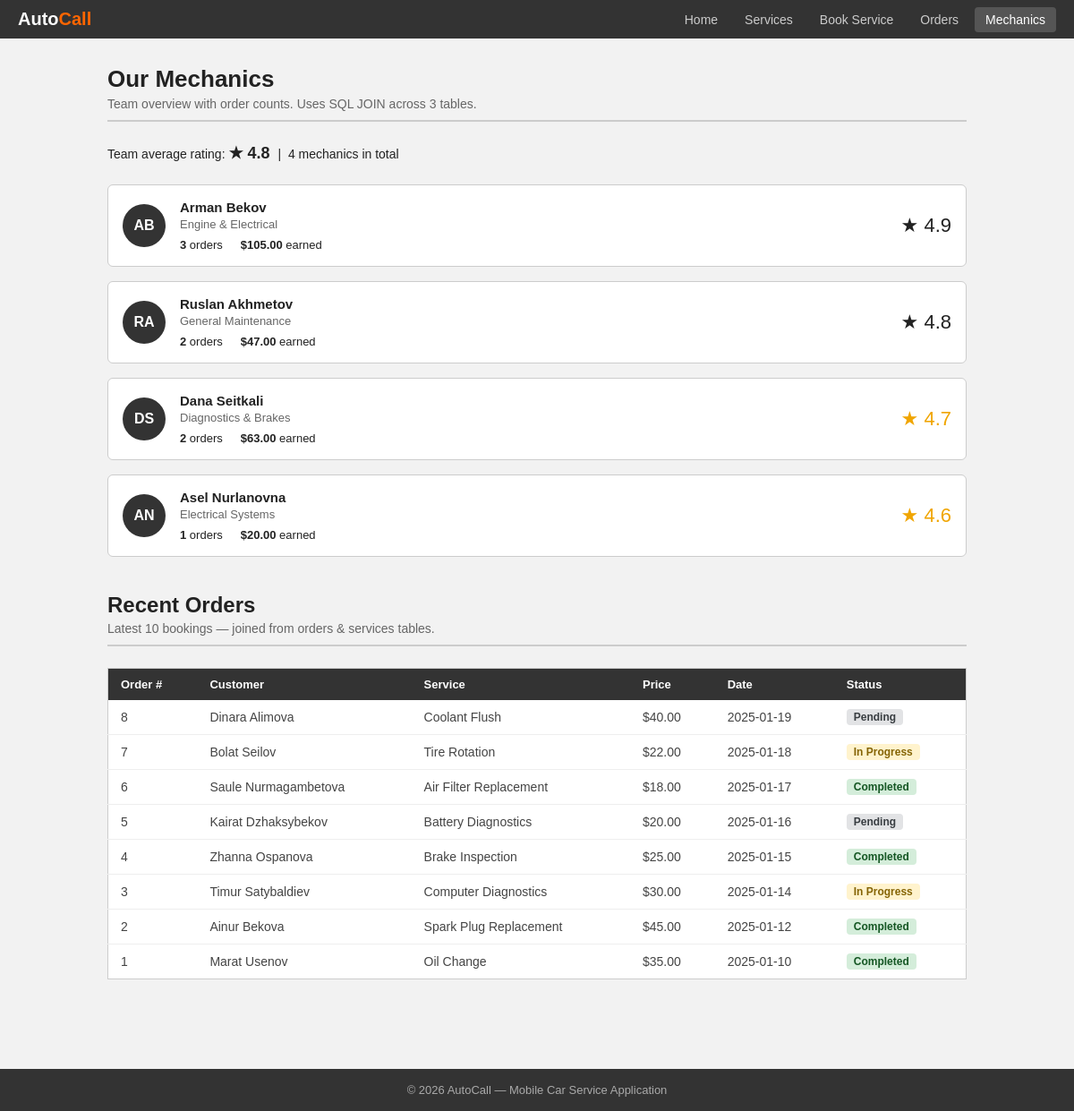
Page /mechanics.php on the committed database.
### tables this page shows
CREATE TABLE IF NOT EXISTS mechanics (
    mechanic_id   INT AUTO_INCREMENT PRIMARY KEY,
    full_name     VARCHAR(100) NOT NULL,
    specialization VARCHAR(100) NOT NULL,
    rating        DECIMAL(3,1) NOT NULL
);

CREATE TABLE IF NOT EXISTS orders (
    order_id     INT AUTO_INCREMENT PRIMARY KEY,
    customer_name VARCHAR(100) NOT NULL,
    service_id   INT NOT NULL,
    mechanic_id  INT NOT NULL,
    order_date   DATE NOT NULL,
    status       VARCHAR(50) NOT NULL DEFAULT 'Pending',
    FOREIGN KEY (service_id)  REFERENCES services(service_id),
    FOREIGN KEY (mechanic_id) REFERENCES mechanics(mechanic_id)
);

CREATE TABLE IF NOT EXISTS services (
    service_id   INT AUTO_INCREMENT PRIMARY KEY,
    service_name VARCHAR(100) NOT NULL,
    description  VARCHAR(255) NOT NULL,
    price        DECIMAL(10,2) NOT NULL,
    duration_min INT NOT NULL
);

### mechanics.php (the view, shortened to what this page needs)
<?php
require_once 'includes/db.php';
$query = "
    SELECT
        m.mechanic_id,
        m.full_name,
        m.specialization,
        m.rating,
        COUNT(o.order_id)   AS total_orders,
        SUM(s.price)        AS total_earned
    FROM mechanics AS m
    LEFT JOIN orders   AS o ON m.mechanic_id = o.mechanic_id
    LEFT JOIN services AS s ON o.service_id  = s.service_id
    GROUP BY m.mechanic_id, m.full_name, m.specialization, m.rating
    ORDER BY m.rating DESC
";
$result         = mysqli_query($connection, $query);
$mechanics_data = [];
while ($row = mysqli_fetch_assoc($result)) {
    $mechanics_data[] = $row;
}
$rating_sum = 0;
foreach ($mechanics_data as $mech) {
    $rating_sum += $mech['rating'];
}
$average_rating = count($mechanics_data) > 0 ? $rating_sum / count($mechanics_data) : 0;
$recent_query = "
    SELECT
        o.order_id,
        o.customer_name,
        o.order_date,
        o.status,
        o.mechanic_id,
        s.service_name,
        s.price
    FROM orders   AS o
    JOIN services AS s ON o.service_id = s.service_id
    ORDER BY o.order_date DESC
    LIMIT 10
";
$recent_result  = mysqli_query($connection, $recent_query);
$recent_orders  = [];
while ($row = mysqli_fetch_assoc($recent_result)) {
    $recent_orders[] = $row;
}
?>
<!DOCTYPE html>
<html lang="en">
<head>
    <link rel="stylesheet" href="css/style.css">
</head>
<body>
<nav>
    <a href="index.php" class="nav-logo">Auto<span>Call</span></a>
    <ul>
        <li><a href="index.php">Home</a></li>
        <li><a href="services.php">Services</a></li>
        <li><a href="order.php">Book Service</a></li>
        <li><a href="orders.php">Orders</a></li>
        <li><a href="mechanics.php" class="active">Mechanics</a></li>
    </ul>
</nav>
<div class="container">
    <div class="page-header">
        <h1>Our Mechanics</h1>
        <p>Team overview with order counts. Uses SQL JOIN across 3 tables.</p>
    </div>
    <p style="font-size:14px;color:var(--gray-dark);margin-bottom:24px;">
        Team average rating:
        <strong style="font-family:var(--font-head);font-size:18px;color:var(--accent);">
            &#9733; <?php echo number_format($average_rating, 1); ?>
        </strong>
        &nbsp;|&nbsp;
        <?php echo count($mechanics_data); ?> mechanics in total
    </p>
    <div class="mechanics-list">
        <?php foreach ($mechanics_data as $mech): ?>
            <div class="mechanic-card">
                <div class="mechanic-avatar">
                    <?php
                    $name_parts = explode(' ', $mech['full_name']);
                    $initials   = '';
                    foreach ($name_parts as $part) {
                        $initials .= strtoupper($part[0]);
                    }
                    echo substr($initials, 0, 2);
                    ?>
                </div>
                <div class="mechanic-info" style="flex:1;">
                    <h3><?php echo htmlspecialchars($mech['full_name']); ?></h3>
                    <div class="mechanic-spec"><?php echo htmlspecialchars($mech['specialization']); ?></div>
                    <div class="mech-stats">
                        <span class="mech-stat">
                            <strong><?php echo $mech['total_orders']; ?></strong> orders
                        </span>
                        <span class="mech-stat">
                            <strong>
                                $<?php echo $mech['total_earned'] ? number_format($mech['total_earned'], 2) : '0.00'; ?>
                            </strong> earned
                        </span>
                    </div>
                </div>
                <div style="text-align:right;">
                    <?php
                    if ($mech['rating'] >= 4.8) {
                        $rating_color = 'var(--accent)';
                    } elseif ($mech['rating'] >= 4.5) {
                        $rating_color = '#f0a500';
                    } else {
                        $rating_color = 'var(--gray-dark)';
                    }
                    ?>
                    <span style="font-family:var(--font-head);font-size:22px;
                                 color:<?php echo $rating_color; ?>;">
                        &#9733; <?php echo $mech['rating']; ?>
                    </span>
                </div>
            </div>
        <?php endforeach; ?>
    </div>
    <div class="page-header">
        <h1 style="font-size:24px;">Recent Orders</h1>
        <p>Latest 10 bookings — joined from orders &amp; services tables.</p>
    </div>
    <table class="data-table">
        <thead>
            <tr>
                <th>Order #</th>
                <th>Customer</th>
                <th>Service</th>
                <th>Price</th>
                <th>Date</th>
                <th>Status</th>
            </tr>
        </thead>
        <tbody>
            <?php foreach ($recent_orders as $order): ?>
                <tr>
                    <td><?php echo $order['order_id']; ?></td>
                    <td><?php echo htmlspecialchars($order['customer_name']); ?></td>
                    <td><?php echo htmlspecialchars($order['service_name']); ?></td>
                    <td>$<?php echo number_format($order['price'], 2); ?></td>
                    <td><?php echo $order['order_date']; ?></td>
                    <td>
                        <?php
                        if ($order['status'] === 'Completed') {
                            echo '<span class="badge badge-completed">Completed</span>';
                        } elseif ($order['status'] === 'In Progress') {
                            echo '<span class="badge badge-progress">In Progress</span>';
                        } else {
                            echo '<span class="badge badge-pending">Pending</span>';
                        }
                        ?>
                    </td>
                </tr>
            <?php endforeach; ?>
        </tbody>
    </table>
</div>
<footer>
    <p>&copy; <?php echo date('Y'); ?> AutoCall — Mobile Car Service Application</p>
</footer>
</body>
</html>

### css/style.css (style rules this page uses)
* { margin: 0; padding: 0; box-sizing: border-box; }
body { font-family: Arial, sans-serif; font-size: 15px; background-color: #f2f2f2; color: #222222; }
nav { background-color: #333333; padding: 10px 20px; display: flex; align-items: center; justify-content: space-between; }
.nav-logo { font-size: 20px; font-weight: bold; color: #ffffff; text-decoration: none; }
.nav-logo span { color: #ff6600; }
nav ul { list-style: none; display: flex; gap: 6px; }
nav ul a { color: #cccccc; text-decoration: none; padding: 6px 12px; border-radius: 4px; font-size: 14px; }
nav ul a:hover, nav ul a.active { background-color: #555555; color: #ffffff; }
.container { max-width: 1000px; margin: 0 auto; padding: 30px 20px 60px; }
.page-header { margin-bottom: 24px; border-bottom: 2px solid #cccccc; padding-bottom: 10px; }
.page-header h1 { font-size: 26px; font-weight: bold; }
.page-header p { color: #666666; margin-top: 4px; font-size: 14px; }
.data-table { width: 100%; border-collapse: collapse; background: #ffffff; border: 1px solid #cccccc; }
.data-table th { background-color: #333333; color: #ffffff; text-align: left; padding: 10px 14px; font-size: 13px; }
.data-table td { padding: 10px 14px; border-bottom: 1px solid #eeeeee; font-size: 14px; color: #444444; }
.data-table tr:last-child td { border-bottom: none; }
.badge { display: inline-block; padding: 2px 8px; border-radius: 4px; font-size: 12px; font-weight: bold; }
.badge-completed { background: #d4edda; color: #155724; }
.badge-progress { background: #fff3cd; color: #856404; }
.badge-pending { background: #e2e3e5; color: #383d41; }
.mechanic-card { background: #ffffff; border: 1px solid #cccccc; border-radius: 6px; padding: 16px; display: flex; align-items: center; gap: 16px; }
.mechanic-avatar { width: 48px; height: 48px; border-radius: 50%; background: #333333; color: #ffffff; font-size: 16px; font-weight: bold; display: flex; align-items: center; justify-content: center; flex-shrink: 0; }
.mechanic-info h3 { font-size: 15px; font-weight: bold; margin-bottom: 3px; }
.mechanic-spec { font-size: 13px; color: #666666; }
footer { background-color: #333333; color: #aaaaaa; text-align: center; padding: 16px; font-size: 13px; margin-top: 40px; }

### mechanics.php (style rules this page uses)
.mechanics-list { display:grid; gap:16px; margin-bottom:40px; }
.mech-stats { display:flex; gap:20px; margin-top:8px; font-size:13px; }
.mech-stat { color:var(--gray-dark); }
.mech-stat strong { color:var(--black); }

### rows in the picture
mechanics: initials "AB", full_name "Arman Bekov", specialization "Engine & Electrical", total_orders "3", total_earned "105.00", rating "4.9"
mechanics: initials "RA", full_name "Ruslan Akhmetov", specialization "General Maintenance", total_orders "2", total_earned "47.00", rating "4.8"
mechanics: initials "DS", full_name "Dana Seitkali", specialization "Diagnostics & Brakes", total_orders "2", total_earned "63.00", rating "4.7"
mechanics: initials "AN", full_name "Asel Nurlanovna", specialization "Electrical Systems", total_orders "1", total_earned "20.00", rating "4.6"
orders: order_id "8", customer_name "Dinara Alimova", service.service_name "Coolant Flush", service.price "40.00", order_date "2025-01-19", status "Pending"
orders: order_id "7", customer_name "Bolat Seilov", service.service_name "Tire Rotation", service.price "22.00", order_date "2025-01-18", status "In Progress"
orders: order_id "6", customer_name "Saule Nurmagambetova", service.service_name "Air Filter Replacement", service.price "18.00", order_date "2025-01-17", status "Completed"
orders: order_id "5", customer_name "Kairat Dzhaksybekov", service.service_name "Battery Diagnostics", service.price "20.00", order_date "2025-01-16", status "Pending"
orders: order_id "4", customer_name "Zhanna Ospanova", service.service_name "Brake Inspection", service.price "25.00", order_date "2025-01-15", status "Completed"
orders: order_id "3", customer_name "Timur Satybaldiev", service.service_name "Computer Diagnostics", service.price "30.00", order_date "2025-01-14", status "In Progress"
orders: order_id "2", customer_name "Ainur Bekova", service.service_name "Spark Plug Replacement", service.price "45.00", order_date "2025-01-12", status "Completed"
orders: order_id "1", customer_name "Marat Usenov", service.service_name "Oil Change", service.price "35.00", order_date "2025-01-10", status "Completed"

### other values in the picture
$average_rating "4.8"
count($mechanics_data) "4"
